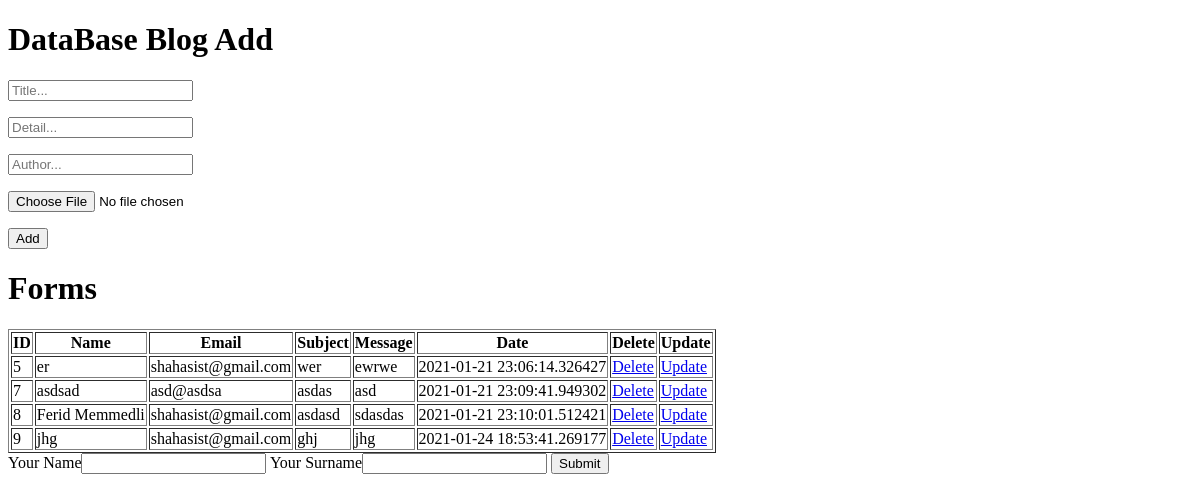
/admin, run on an earlier commit of the app's database.
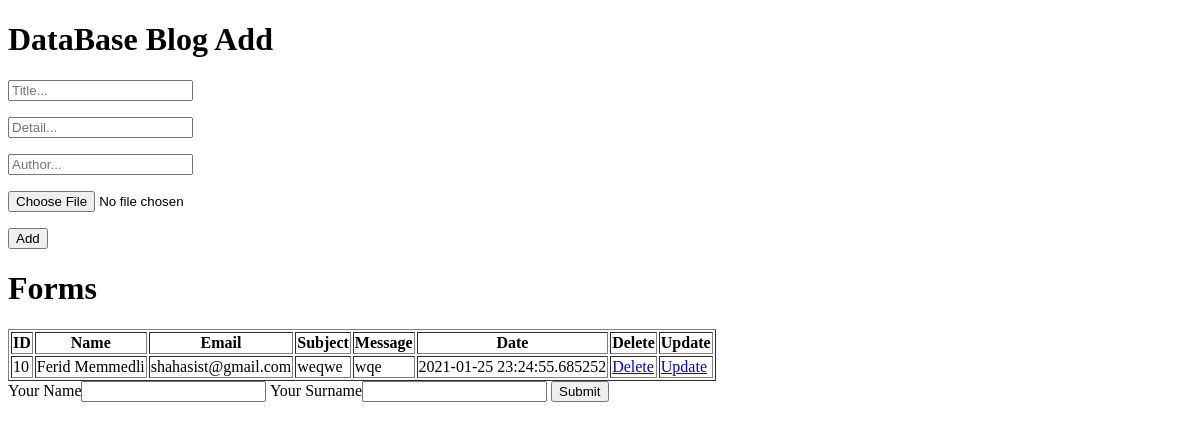
And on a later commit of the database.
### start.py (models this page shows)
class Form(db.Model):
    id = db.Column(db.Integer, primary_key=True)
    userName = db.Column(db.String(50))
    userEmail = db.Column(db.String(50))
    userSubject = db.Column(db.String(100))
    userMessage = db.Column(db.Text)
    userDate = db.Column(db.DateTime,default=datetime.now())

### start.py (the view)
@app.route('/admin',methods=['GET','POST'])
def admin():
    regform=RegForm()
    form=Form.query.all()
    if regform.submit():
        data=regform.name.data
        return render_template("admin/admin.html",form=form,regform=regform,data=data)
    return render_template('admin/admin.html')

### start.py
class RegForm(FlaskForm):
    name=StringField('Your Name')
    surname=StringField('Your Surname')
    submit=SubmitField()

### templates/admin/admin.html (shortened to what this page needs)
<!DOCTYPE html>
<html lang="en">
<head>
</head>
<body>
    <h1>DataBase Blog Add</h1>
    <form action="/blog/add" method="POST" enctype="multipart/form-data">
        <p><input type="text" name="title" placeholder="Title..."></p>
        <p><input type="text" name="detail" placeholder="Detail..."></p>
        <p><input type="text" name="author" placeholder="Author..."></p>
        <p><input type="file" name="image" placeholder="Image..."></p>
        <p><button type="submit">Add</button></p>
    </form>
    <h1>Forms</h1>
    <table border=1>
        <tr>
            <th>ID</th>
            <th>Name</th>
            <th>Email</th>
            <th>Subject</th>
            <th>Message</th>
            <th>Date</th>
            <th>Delete</th>
            <th>Update</th>
        </tr>
        {% for user in form %}
        <tr>
            <td>{{user.id}}</td>
            <td>{{user.userName}}</td>
            <td>{{user.userEmail}}</td>
            <td>{{user.userSubject}}</td>
            <td>{{user.userMessage}}</td>
            <td>{{user.userDate}}</td>
            <td><a href="/delete/{{user.id}}">Delete</a></td>
            <td><a href="/update/{{user.id}}">Update</a></td>
        </tr>
        {% endfor %}
    </table>
    <form method="POST">
        {{regform.name.label}}{{regform.name}}
        {{regform.surname.label}}{{regform.surname}}
        {{regform.submit()}}
    </form>
</body>
</html>

What changed in the data, as far as the page shows it:
removed Form: id "5", userName "er", userEmail "shahasist@gmail.com", userSubject "wer", userMessage "ewrwe", userDate "2021-01-21 23:06:14.326427"
removed Form: id "7", userName "asdsad", userEmail "asd@asdsa", userSubject "asdas", userMessage "asd", userDate "2021-01-21 23:09:41.949302"
removed Form: id "8", userName "Ferid Memmedli", userEmail "shahasist@gmail.com", userSubject "asdasd", userMessage "sdasdas", userDate "2021-01-21 23:10:01.512421"
removed Form: id "9", userName "jhg", userEmail "shahasist@gmail.com", userSubject "ghj", userMessage "jhg", userDate "2021-01-24 18:53:41.269177"
added Form: id "10", userName "Ferid Memmedli", userEmail "shahasist@gmail.com", userSubject "weqwe", userMessage "wqe", userDate "2021-01-25 23:24:55.685252"
